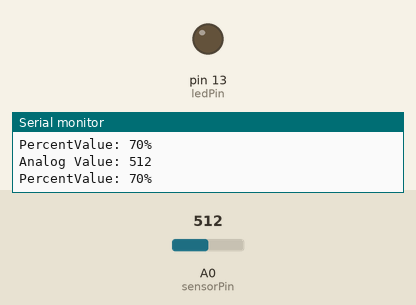
Bench run of a sketch on a simulated Arduino Uno, built with avr-gcc and run on an emulated ATmega328P. On the bench: output pins drawn as LEDs (lit = HIGH), the last lines printed to the serial monitor. Inputs (shaded band) come from the test bench; at power-on: A0 (sensorPin) = 512.

Above: at 3.8 s.
3.9 s: A0 (sensorPin) set to 718
7.8 s: A0 (sensorPin) set to 750
At 9.8 s:
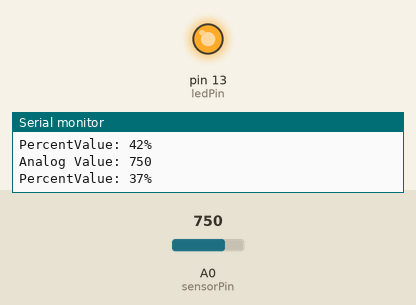
11.7 s: A0 (sensorPin) set to 449
15.6 s: A0 (sensorPin) set to 429
At 19.1 s:
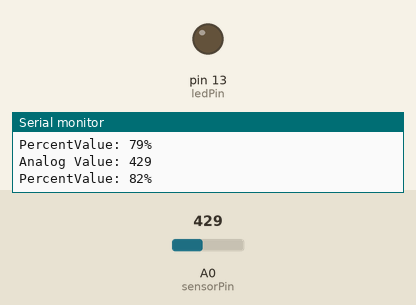
19.5 s: A0 (sensorPin) set to 900
At 21.4 s:
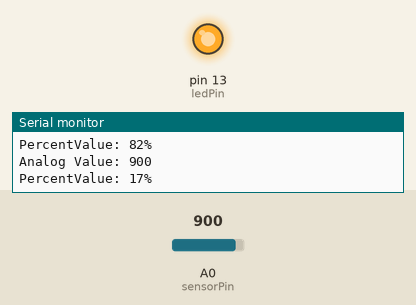
Timing chart, 0 to 22.9 s (numbered marks = the images above; inputs shaded):
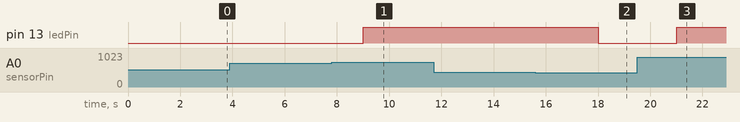

Measured:
- the behaviour switches between 733 and 734 on A0 (sensorPin) (found by bisection; images 0 and 1)
- the behaviour switches between 438 and 437 on A0 (sensorPin) (found by bisection; images 1 and 2)
- after the input at 7.8 s, pin 13 (ledPin): LOW → HIGH after 1.2 s
- after the input at 15.6 s, pin 13 (ledPin): HIGH → LOW after 2.4 s
- after the input at 19.5 s, pin 13 (ledPin): LOW → HIGH after 1.5 s

The sketch:

motorpump.ino
```cpp
const int sensorPin = A0;
int ledPin = 13;

int sensorValue = 0;
int outputValue = 0;
int percentValue = 0;

bool state = 0;

void setup() {
  Serial.begin(9600);

  pinMode(sensorPin, OUTPUT);
  pinMode(ledPin,OUTPUT);


}

void loop() {

  sensorValue = analogRead(sensorPin);
  Serial.print("\n\nAnalog Value: ");
  Serial.print(sensorValue);

  percentValue = map(sensorValue, 1023, 300, 0, 100);
  Serial.print("\nPercentValue: ");
  Serial.print(percentValue);
  Serial.print("%");


  if (state == 0)
  {
    if (percentValue < 40)
    {
      motorStart ();
      state = 1;
    }
    else
    {
      motorStop();
      state = 0;
    }
  }

  else if (state == 1)
  {
    if (percentValue < 80)
    {
      motorStart ();
      state = 1;
    }
    else if (percentValue > 80)
    {
      motorStop();
      state = 0;
    }
  }
  delay(3000);

}


void motorStop()

{
  //analogWrite(ledPin, 0); // Stop motor
  //analogWrite(MotorInPin2, 0);
  digitalWrite(ledPin, LOW); // Stop motor

}
void motorStart ()
{
 // analogWrite(ledPin, 1); // almost 50% motor Speed
  //analogWrite(MotorInPin2, 0);
  digitalWrite(ledPin, HIGH);

}
```
